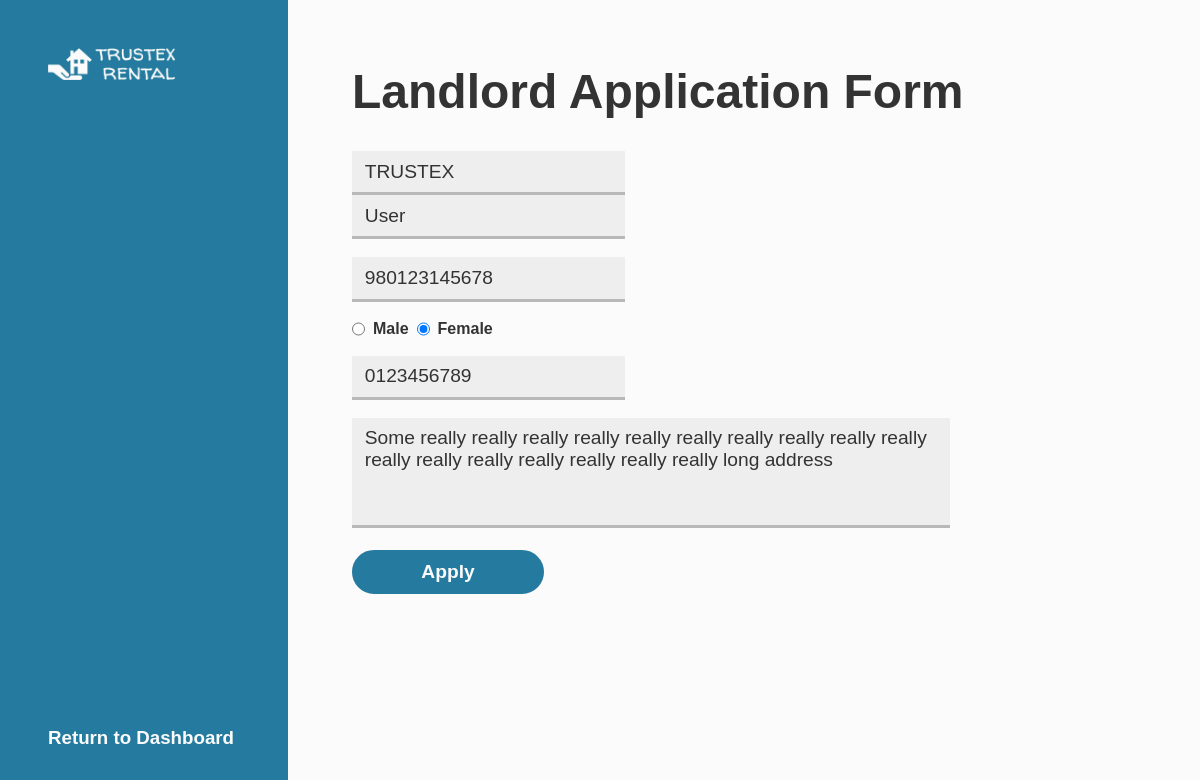
Screenshot of /landlord-application.php (signed in) with the database file from the repository.
### tables this page shows
CREATE TABLE `user` (
  `userID` int(10) NOT NULL,
  `userName` varchar(32) NOT NULL,
  `userEmail` varchar(256) NOT NULL,
  `userPassword` varchar(256) NOT NULL,
  `userType` char(1) NOT NULL DEFAULT 'T',
  `userFName` varchar(32) NOT NULL,
  `userLName` varchar(32) NOT NULL,
  `userIC` varchar(12) NOT NULL,
  `userGender` char(1) NOT NULL,
  `userAddress` varchar(512) NOT NULL,
  `userPhoneNo` varchar(12) NOT NULL
);

### landlord-application.php (the view, shortened to what this page needs)
<?php
  include("dbconnect.php");
  $sql = "SELECT * FROM user WHERE userID = ".$_SESSION['userID']."";
  $result = mysqli_query($connect, $sql) or die ("Error: ".mysqli_error());
  $user = mysqli_fetch_assoc($result);
  $firstname = $user['userFName'];
  $lastname = $user['userLName'];
  $ic = $user['userIC'];
  $gender = $user['userGender'];
  if (strtoupper($gender) == 'M') {
    $gender = "Male";
  } else if (strtoupper($gender) == 'F') {
    $gender = "Female";
  } else {
    $gender = "No Data";
  }
  $address = $user['userAddress'];
  $phoneno = $user['userPhoneNo'];
?>
    <!DOCTYPE html>
    <html>
      <head>
        <link rel="stylesheet" href="./styles/style.css" type="text/css">
      </head>
      <body style="display: inline-flex; background-color: #257b9f;">
        <div class="register-splashscreen">
          <a href="index.php">
            <img height="32" src="assets/images/TrustexLogo.png" alt="Trustex Logo">
          </a>
          <a href="dashboard.php" class="return-dashboard-landlord">
            <h3>Return to Dashboard</h3>
          </a>
        </div>
        <div class="landlord-application-section">
          <div class="landlord-application-form-container">
            <h1>Landlord Application Form</h1>
            <form class="landlord-application-form" name="landlord-application" method="POST" action="">
              <div class="application-input">
                <input type="text" name="firstname" placeholder="First Name" value="<?php echo $firstname ?>" required><br>
                <input type="text" name="lastname" placeholder="Last Name" value="<?php echo $lastname ?>"><br>
              </div><br>
              <div class="application-input">
                <input type="text" name="useric" placeholder="IC Number" value="<?php echo $ic ?>" required><br>
              </div><br>
              <div class="application-input">
                <div class="radio-gender">
                  <input type="radio" id="male" name="gender" value="M" <?php if ($gender == "Male"){ echo 'checked="checked"'; } ?>>
                  <label for="male"><b>Male</b></label><br>
                  <input type="radio" id="female" name="gender" value="F" <?php if ($gender == "Female"){ echo 'checked="checked"'; } ?>>
                  <label for="female"><b>Female</b></label>
                </div>
              </div><br>
              <div class="application-input">
                <input type="text" name="phoneno" placeholder="Phone Number" value="<?php echo $phoneno ?>" required><br>
              </div><br>
              <div class="application-input">
                <textarea name="address" rows="4" cols="50" placeholder="Enter your address here..." required><?php
                  echo $address
                ?></textarea><br>
              </div><br>
              <input type="submit" name="apply-submit" value="Apply">
            </form>
          </div>
        </div>
      </body>
    </html>

### styles/style.css (style rules this page uses)
* { margin: 0; padding: 0; box-sizing: border-box; visibility: visible !important; }
html { color: #000000; background-color: #f7f7f7; font-family: Helvetica, Arial, sans-serif; max-width: 100%; overflow-x: hidden; scroll-behavior: smooth; }
body { height: max-content; position: relative; }
::placeholder { color: #cccccc; opacity: 1; transition: 0.2s cubic-bezier(0.25, 0.46, 0.45, 0.94); }
.radio-gender { display: flex; }
.radio-gender label { padding: 0 8px; font-style: bold; cursor: pointer; }
.radio-gender label, .radio-gender input { cursor: pointer; }
.register-splashscreen { position: relative; width: 24vw; height: 100vh; background-color: #257b9f; }
.register-splashscreen a:nth-child(1) { top: 48px; left: 48px; position: relative; }
.return-dashboard-landlord { position: fixed; display: absolute; bottom: 48px; left: 48px; color: #fbfbfb; text-decoration: none; border-bottom: 3px solid #fbfbfb00; transition: 0.2s cubic-bezier(0.25, 0.46, 0.45, 0.94); }
.landlord-application-section { position: relative; display: flex; width: 76vw; overflow: hidden; background-color: #fbfbfb; }
.landlord-application-form-container { position: relative; width: 100%; padding: 4rem 4rem; color: #333333; }
.landlord-application-form-container h1 { font-size: 3rem; margin-bottom: 2rem; }
.application-input input, .application-input textarea { font-family: Arial, Helvetica, sans-serif; font-size: 1.2rem; padding: 0.6rem 0.8rem; color: #333333; border: none; border-bottom: solid 3px #66666666; background-color: #eeeeee; resize: none; transition: 0.2s cubic-bezier(0.25, 0.46, 0.45, 0.94); }
.landlord-application-form > input { font-size: 1.2rem; font-weight: bold; padding: 8px; width: 12rem; color: #fbfbfb; border-radius: 100rem; border: 3px solid #257b9f; background-color: #257b9f; cursor: pointer; transition: 0.2s cubic-bezier(0.25, 0.46, 0.45, 0.94); }

### rows the page displays
user: firstname "TRUSTEX", lastname "User", useric "980123145678", userGender "☐ Male", userGender "☑ Female", phoneno "0123456789", address "Some really really really really really really really really really really really really really really really really really long address"
